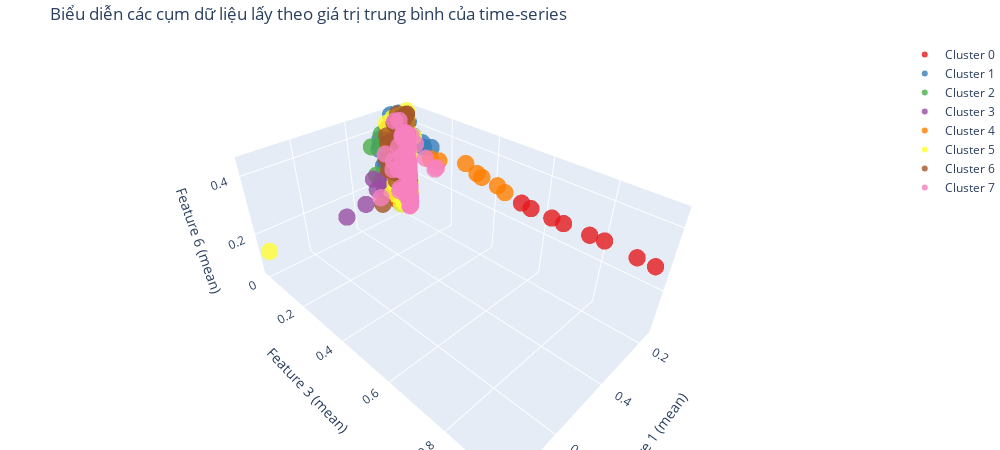

Here is the notebook cell this chart was saved with:
### Code cell
colors = px.colors.qualitative.Set1
fig = go.Figure()

for i in range(len(labels)):
    cluster_points = x_mean[labels == i]
    
    fig.add_trace(go.Scatter3d(
        x=cluster_points[:, 0],
        y=cluster_points[:, 2],
        z=cluster_points[:, 5],
        mode='markers',
        marker=dict(size=6, color=colors[i % len(colors)], opacity=0.8),
        name=f'Cluster {i}'
    ))

fig.update_layout(
    title=f'Biểu diễn các cụm dữ liệu lấy theo giá trị trung bình của time-series',
    scene=dict(
        xaxis_title='Feature 1 (mean)',
        yaxis_title='Feature 3 (mean)',
        zaxis_title='Feature 6 (mean)',
    ),
    margin=dict(l=0, r=0, b=0, t=40),
    width=1000,  # Tăng chiều rộng
    height=450   # Tăng chiều cao
)
fig.show()
